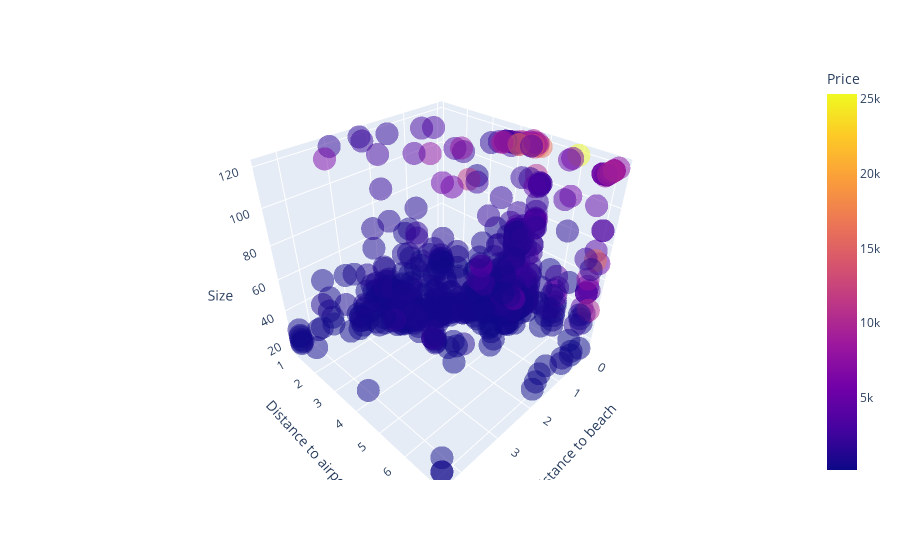

Source (notebook cell):
### Markdown cell above
- Pools are more common than bars, this may lead to a higher correlation between pool to price than bar to price.
- Most of expensive hotels offer pools.

### Code cell
fig = px.scatter_3d(data,x="Distance to beach", y="Distance to airport",z = "Size", color = data["Price"], opacity=0.5)
plt.figure(figsize = (25, 16))
fig.show()

### Figure 1 — Plotly figure (JSON) as saved in the notebook; plotly's stock layout.template omitted (floating-point values rounded to 4 significant figures; data arrays with more than 128 entries replaced by an {"elided": "..."} marker saying what was removed)
{"data": [{"hovertemplate": "Distance to beach=%{x}<br>Distance to airport=%{y}<br>Size=%{z}<br>Price=%{marker.color}<extra></extra>", "legendgroup": "", "marker": {"color": {"elided": "1011 int values"}, "coloraxis": "coloraxis", "opacity": 0.5, "symbol": "circle"}, "mode": "markers", "name": "", "scene": "scene", "showlegend": false, "type": "scatter3d", "x": {"elided": "1011 float values"}, "y": {"elided": "1011 float values"}, "z": {"elided": "1011 int values"}}], "layout": {"coloraxis": {"colorbar": {"title": {"text": "Price"}}, "colorscale": [[0, "#0d0887"], [0.1111, "#46039f"], [0.2222, "#7201a8"], [0.3333, "#9c179e"], [0.4444, "#bd3786"], [0.5556, "#d8576b"], [0.6667, "#ed7953"], [0.7778, "#fb9f3a"], [0.8889, "#fdca26"], [1, "#f0f921"]]}, "legend": {"tracegroupgap": 0}, "margin": {"t": 60}, "scene": {"domain": {"x": [0, 1], "y": [0, 1]}, "xaxis": {"title": {"text": "Distance to beach"}}, "yaxis": {"title": {"text": "Distance to airport"}}, "zaxis": {"title": {"text": "Size"}}}}}
